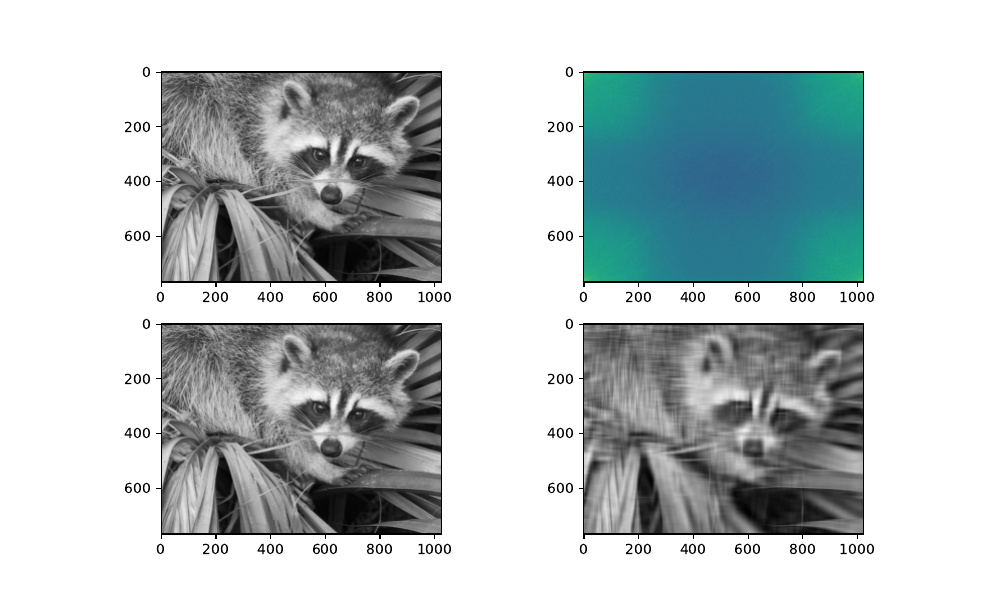

The Python source for this figure:
import scipy.datasets
from scipy import ndimage 
import numpy as np
import matplotlib.pyplot as plt

def snr(xs, zs, s):
    ysqr = np.linalg.norm(xs)
    ysqr *= ysqr
    zsqr = np.linalg.norm(zs)
    zsqr *= zsqr
    gammasqr = (ysqr / s) / zsqr
    return np.sqrt(gammasqr)

def ssnr(xs, ys):
    xsqr = np.linalg.norm(xs)
    xsqr *= xsqr

    ysqr = np.linalg.norm(ys - xs)
    ysqr *= ysqr
    return xsqr / ysqr

def isnr(snr, xs):
    xsqr = np.linalg.norm(xs)
    xsqr *= xsqr
    return np.sqrt(xsqr / snr) + X

if __name__ == '__main__':
    X = scipy.datasets.face(gray = True)
    Z = np.random.randint(-200, high = 201, size = X.shape)
    gamma = snr(X, Z, 0.1)
    Noisy = X + gamma * Z

    Y = np.fft.fft2(X)
    freqx = np.fft.fftfreq(X.shape[1])
    freqy = np.fft.fftfreq(X.shape[0])
    freq_db = 20 * np.log10(abs(Y))
    freq_cutoff = 110
    Y_cutoff = Y.copy()
    # Y_cutoff[(freqx + freqy) > freq_cutoff] = 0
    ifrqcuty = int(0.49 * Y_cutoff.shape[0])
    ifrqcutx = int(0.49 * Y_cutoff.shape[1])
    halfy = Y_cutoff.shape[0] // 2
    halfx = Y_cutoff.shape[1] // 2
    Y_cutoff[halfy - ifrqcuty : halfy + ifrqcuty, halfx - ifrqcutx : halfx + ifrqcutx] = 0
    #plt.imshow(20 * np.log10(abs(Y_cutoff)))
    #plt.show()
    X_cutoff = np.fft.ifft2(Y_cutoff)
    X_cutoff = np.real(X_cutoff)
    
    Y_high = Y.copy()
    Y_high[:halfy - ifrqcuty, :] = 0 
    Y_high[halfy + ifrqcuty:, :] = 0 
    Y_high[:, :halfx - ifrqcutx] = 0 
    Y_high[:, halfx + ifrqcutx:] = 0
    Y_high = np.real(np.fft.ifft2(Y_high))

    print('SNR inainte:', ssnr(X, X_cutoff))
    noise = X_cutoff - X
    print('SNR dupa:', ssnr(X, X_cutoff - noise))
    print('SNR dupa:', ssnr(X, Y_high + X_cutoff))
    SNR = 31
    YS = isnr(SNR, X)
    fig, axs = plt.subplots(2, 2, figsize = (10, 6))
    axs[0, 0].imshow(X, cmap = 'gray')
    axs[0, 1].imshow(freq_db)
    axs[1, 0].imshow(Y_high + X_cutoff, cmap = plt.cm.gray)
    axs[1, 1].imshow(X_cutoff, cmap=plt.cm.gray)
    plt.savefig('./labs/07/03.pdf')
    plt.show()